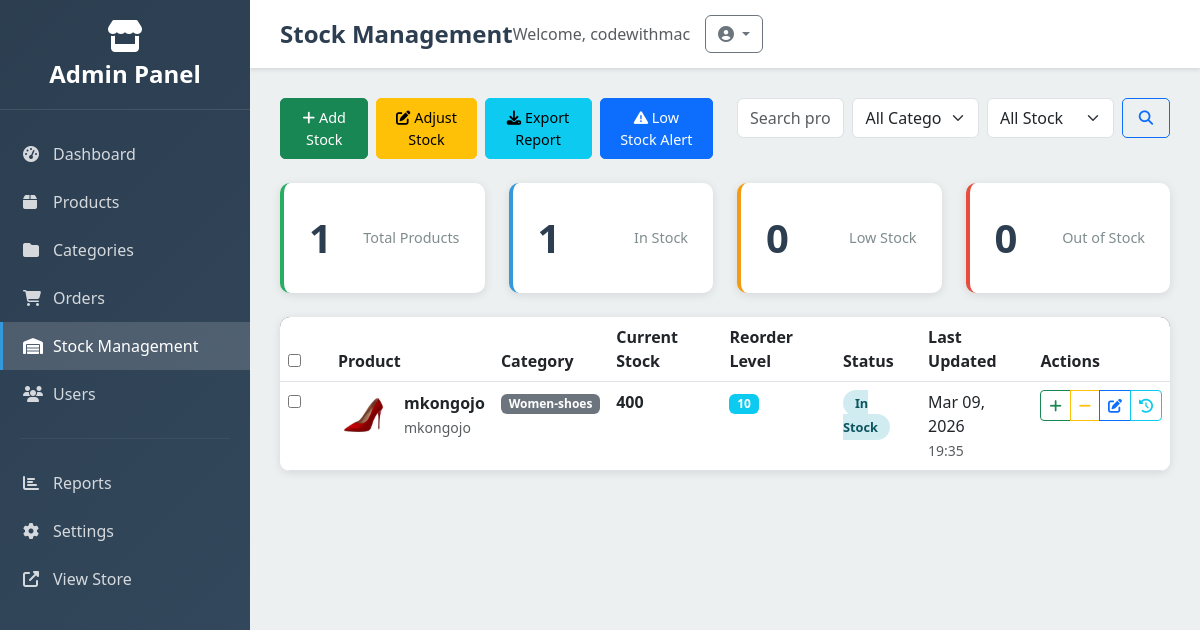
Before: /dashboard/stock/ (signed in) with the older database file.
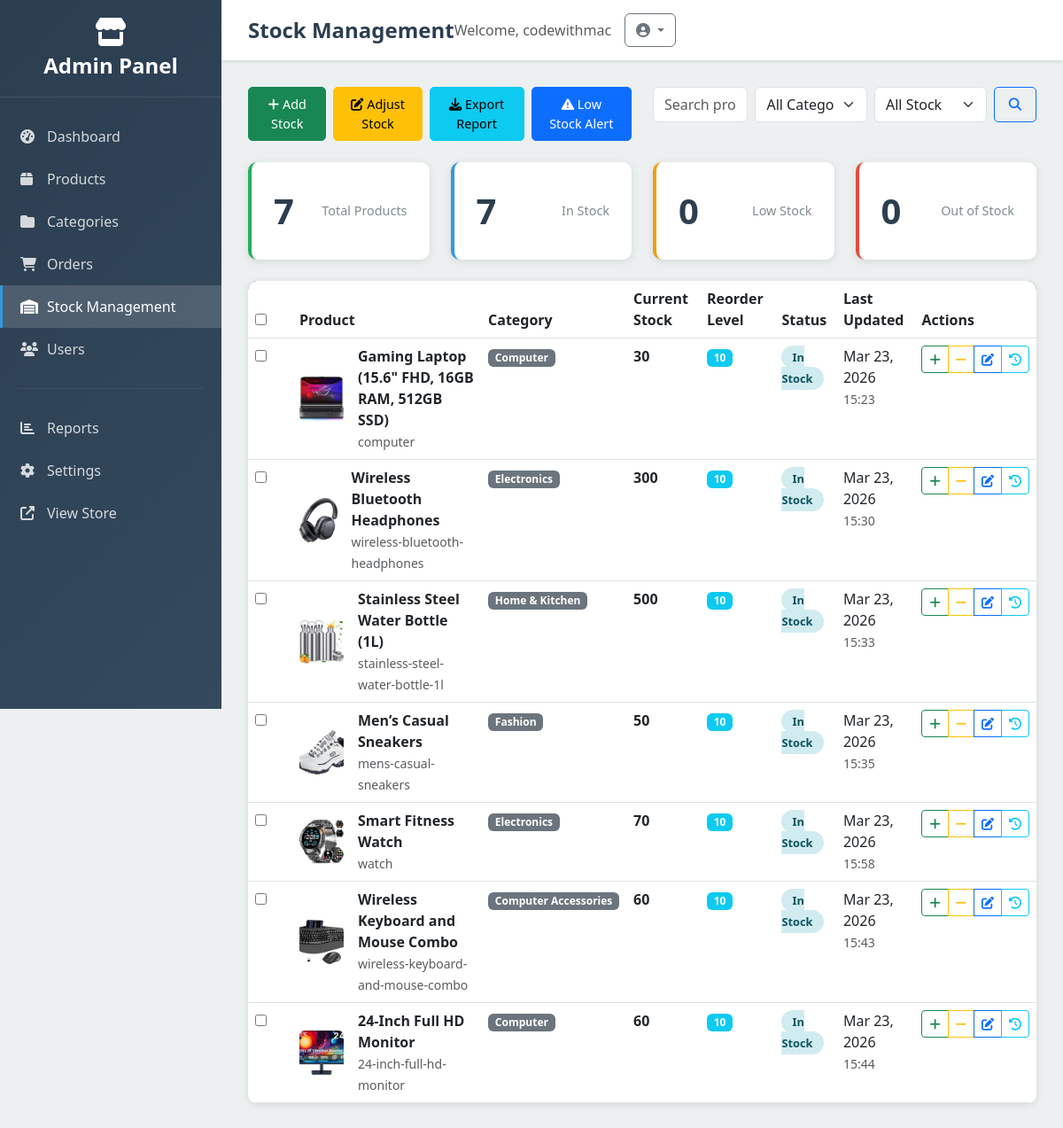
After: the same page with the newer database file.
### core/models.py (models this page shows, shortened)
class Stock(models.Model):
    product = models.OneToOneField('products.Product', on_delete=models.CASCADE)
    quantity = models.IntegerField(default=0)
    reorder_level = models.IntegerField(default=10)
    last_updated = models.DateTimeField(auto_now=True)
    def is_low_stock(self):
        return self.quantity <= self.reorder_level

### products/models.py (models this page shows, shortened)
class Product(models.Model):
    category = models.ForeignKey(Category, related_name='product', on_delete=models.CASCADE)
    name = models.CharField(max_length=255)
    slug = models.SlugField()
    description = models.TextField(blank=True, null=True)
    price = models.IntegerField()
    is_featured = models.BooleanField(default=False)
    created_at = models.DateTimeField(auto_now_add=True)
    image = models.ImageField(upload_to='uploads/', blank=True, null=True)
    thumbnail = models.ImageField(upload_to='uploads/', blank=True, null=True)
    class Meta:
        ordering = ('-created_at',)
    def get_thumbnail(self):
        if self.thumbnail:
            return self.thumbnail.url

class Category(models.Model):
    name = models.CharField(max_length=255)
    slug = models.SlugField(unique=True)
    class Meta:
        ordering =('name',)

### core/admin_views.py (the view, shortened to what this page needs)
# urls.py: path('dashboard/stock/', admin_views.admin_stock_list, name='admin_stock_list'),
@login_required
@user_passes_test(is_admin)
def admin_stock_list(request):
    search = request.GET.get('search', '')
    category_id = request.GET.get('category', '')
    stock_status = request.GET.get('stock_status', '')
    stocks = Stock.objects.select_related('product', 'product__category').all()
    if search:
        stocks = stocks.filter(
            Q(product__name__icontains=search) |
            Q(product__category__name__icontains=search)
        )
    if category_id:
        stocks = stocks.filter(product__category_id=category_id)
    paginator = Paginator(stocks, 20)
    page_number = request.GET.get('page')
    page_obj = paginator.get_page(page_number)
    categories = Category.objects.all()
    stock_stats = {
        'total_products': Stock.objects.count(),
        'in_stock': Stock.objects.filter(quantity__gt=F('reorder_level')).count(),
        'low_stock': Stock.objects.filter(quantity__lte=F('reorder_level'), quantity__gt=0).count(),
        'out_of_stock': Stock.objects.filter(quantity=0).count(),
    }
    low_stock_items = Stock.objects.filter(
        quantity__lte=F('reorder_level')
    ).select_related('product')[:10]
    for stock in low_stock_items:
        stock.needed_stock = max(0, (stock.reorder_level + 10) - stock.quantity)
    context = {
        'stocks': page_obj,
        'categories': categories,
        'stock_stats': stock_stats,
        'low_stock_items': low_stock_items,
        'search': search,
        'selected_category': category_id,
        'stock_status': stock_status,
    }
    return render(request, 'admin_management/stock_list.html', context)

### cart/context_processors.py (called while the page is built)
def cart(request):
    return {'cart': Cart(request)}

### core/admin_views.py (called while the page is built)
def is_admin(user):
    return user.is_authenticated and (user.is_staff or user.is_superuser)

### templates/admin_management/stock_list.html (shortened to what the changed rows need)
{% extends 'admin_management/base.html' %}
{% block page_title %}Stock Management{% endblock %}
{% block content %}
<div class="row mb-4">
    <div class="col-md-3">
        <div class="stat-card success">
            <div class="stat-number">{{ stock_stats.total_products }}</div>
            <div class="stat-label">Total Products</div>
        </div>
    </div>
    <div class="col-md-3">
        <div class="stat-card primary">
            <div class="stat-number">{{ stock_stats.in_stock }}</div>
            <div class="stat-label">In Stock</div>
        </div>
    </div>
</div>
<div class="admin-table">
    <div class="table-responsive">
        <table class="table table-hover mb-0">
            <thead>
                <tr>
                    <th style="width: 50px;">
                        <input type="checkbox" id="selectAll" onchange="toggleSelectAll()">
                    </th>
                    <th>Product</th>
                    <th>Category</th>
                    <th>Current Stock</th>
                    <th>Reorder Level</th>
                    <th>Status</th>
                    <th>Last Updated</th>
                    <th>Actions</th>
                </tr>
            </thead>
            <tbody>
                {% for stock in stocks %}
                <tr>
                    <td>
                        <input type="checkbox" class="stock-checkbox" value="{{ stock.id }}">
                    </td>
                    <td>
                        <div class="d-flex align-items-center">
                            <img src="{{ stock.product.get_thumbnail }}"
                                 class="rounded me-3" width="50" height="50" style="object-fit: cover;"
                                 onerror="this.src='/static/img/no-image.png'">
                            <div>
                                <strong>{{ stock.product.name }}</strong><br>
                                <small class="text-muted">{{ stock.product.slug }}</small>
                            </div>
                        </div>
                    </td>
                    <td>
                        <span class="badge bg-secondary">{{ stock.product.category.name }}</span>
                    </td>
                    <td>
                        <div class="d-flex align-items-center">
                            <strong class="me-2">{{ stock.quantity }}</strong>
                        </div>
                    </td>
                    <td>
                        <span class="badge bg-info">{{ stock.reorder_level }}</span>
                    </td>
                    <td>
                        {% if stock.quantity == 0 %}
                            <span class="status-badge status-cancelled">Out of Stock</span>
                        {% elif stock.is_low_stock %}
                            <span class="status-badge status-pending">Low Stock</span>
                        {% else %}
                            <span class="status-badge status-delivered">In Stock</span>
                        {% endif %}
                    </td>
                    <td>
                        {{ stock.last_updated|date:"M d, Y" }}<br>
                        <small class="text-muted">{{ stock.last_updated|time:"H:i" }}</small>
                    </td>
                    <td>
                        <div class="btn-group btn-group-sm">
                            <button class="btn btn-outline-success" onclick="quickAddStock({{ stock.id }})" title="Add Stock">
                                <i class="fas fa-plus"></i>
                            </button>
                            <button class="btn btn-outline-warning" onclick="quickRemoveStock({{ stock.id }})" title="Remove Stock">
                                <i class="fas fa-minus"></i>
                            </button>
                            <button class="btn btn-outline-primary" onclick="editStock({{ stock.id }})" title="Edit">
                                <i class="fas fa-edit"></i>
                            </button>
                            <button class="btn btn-outline-info" onclick="viewStockHistory({{ stock.id }})" title="History">
                                <i class="fas fa-history"></i>
                            </button>
                        </div>
                    </td>
                </tr>
                {% endfor %}
            </tbody>
        </table>
    </div>
</div>
{% endblock %}

Changed rows visible on the page:
removed Stock: product.get_thumbnail (picture), product.name "mkongojo", product.slug "mkongojo", product.category.name "Women-shoes", quantity "400", reorder_level "10", shows "In Stock", last_updated "Mar 09, 2026", last_updated "19:35"
added Stock: product.get_thumbnail (picture), product.name "Gaming Laptop (15.6\" FHD, 16GB RAM, 512GB SSD)", product.slug "computer", product.category.name "Computer", quantity "30", reorder_level "10", shows "In Stock", last_updated "Mar 23, 2026", last_updated "15:23"
added Stock: product.get_thumbnail (picture), product.name "Wireless Bluetooth Headphones", product.slug "wireless-bluetooth-headphones", product.category.name "Electronics", quantity "300", reorder_level "10", shows "In Stock", last_updated "Mar 23, 2026", last_updated "15:30"
added Stock: product.get_thumbnail (picture), product.name "Stainless Steel Water Bottle (1L)", product.slug "stainless-steel-water-bottle-1l", product.category.name "Home & Kitchen", quantity "500", reorder_level "10", shows "In Stock", last_updated "Mar 23, 2026", last_updated "15:33"
added Stock: product.get_thumbnail (picture), product.name "Men’s Casual Sneakers", product.slug "mens-casual-sneakers", product.category.name "Fashion", quantity "50", reorder_level "10", shows "In Stock", last_updated "Mar 23, 2026", last_updated "15:35"
added Stock: product.get_thumbnail (picture), product.name "Smart Fitness Watch", product.slug "watch", product.category.name "Electronics", quantity "70", reorder_level "10", shows "In Stock", last_updated "Mar 23, 2026", last_updated "15:58"
added Stock: product.get_thumbnail (picture), product.name "Wireless Keyboard and Mouse Combo", product.slug "wireless-keyboard-and-mouse-combo", product.category.name "Computer Accessories", quantity "60", reorder_level "10", shows "In Stock", last_updated "Mar 23, 2026", last_updated "15:43"
added Stock: product.get_thumbnail (picture), product.name "24-Inch Full HD Monitor", product.slug "24-inch-full-hd-monitor", product.category.name "Computer", quantity "60", reorder_level "10", shows "In Stock", last_updated "Mar 23, 2026", last_updated "15:44"
Other visible differences:
{{ stock_stats.total_products }}: "1" → "7"
{{ stock_stats.in_stock }}: "1" → "7"
